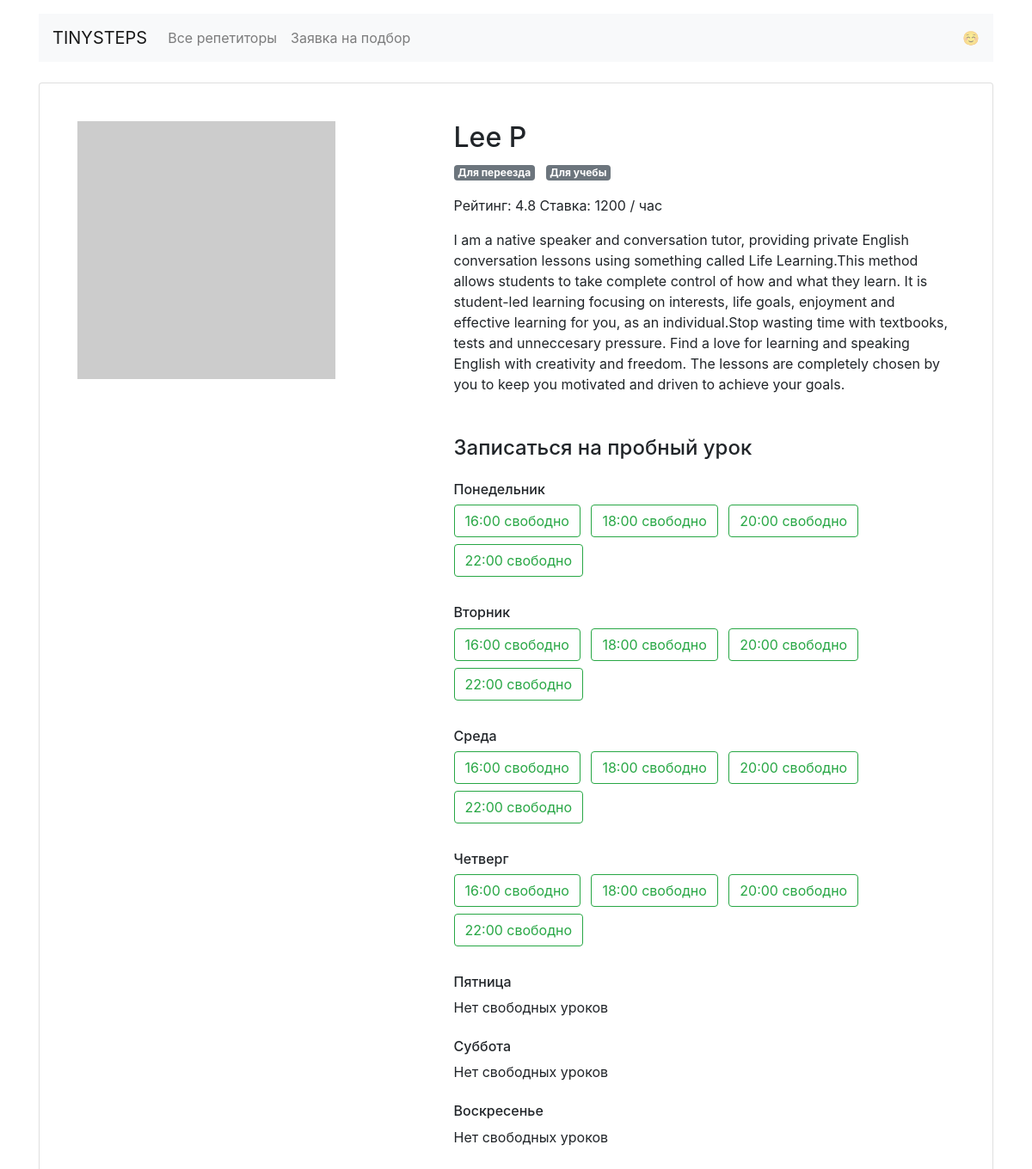
/profiles/2/, run on the app's committed database.
### app.py (models this page shows)
class Teacher(db.Model):
    __tablename__ = 'teachers'
    id = db.Column(db.Integer, primary_key=True)
    name = db.Column(db.String(50), nullable=False)
    about = db.Column(db.Text(500))
    rating = db.Column(db.Float)
    picture = db.Column(db.String(100), nullable=False)
    price = db.Column(db.Integer, nullable=False)
    goals = db.relationship(
        'Goal', secondary=teachers_goals_association, back_populates='teachers'
    )
    free = db.Column(db.Text)
    bookings = db.relationship('Booking', back_populates='teacher')

class Goal(db.Model):
    __tablename__ = 'goals'
    id = db.Column(db.Integer, primary_key=True)
    alias = db.Column(db.String(25), nullable=False, unique=True)
    name = db.Column(db.String(25), nullable=False)
    emoji = db.Column(db.String(5), nullable=False)
    teachers = db.relationship(
        'Teacher', secondary=teachers_goals_association, back_populates='goals'
    )
    requests = db.relationship('Request', back_populates='goal')

class Weekday(db.Model):
    __tablename__ = 'weekdays'
    id = db.Column(db.Integer, primary_key=True)
    alias = db.Column(db.String(3), nullable=False, unique=True)
    name = db.Column(db.String(15), nullable=False)
    bookings = db.relationship('Booking', back_populates='weekday')

### app.py (the view)
@app.route("/profiles/<int:id>/")
def render_profile(id):
    teacher = db.session.query(Teacher).get_or_404(id)
    output = render_template('profile.html', teacher=teacher, teacher_free=json.loads(teacher.free), days=days)
    return output

### templates/profile.html
{% extends 'base.html' %}
{% block content %}
  <main class="container mt-3">
    <div class="card my-4 mx-auto">
      <div class="card-body m-2 m-md-4">
        <article class="row">
          <div class="col-5"><img src="{{ teacher.picture }}" class="img-fluid" alt=""></div>
          <div class="col-7">
            <section class="teacher=info">
              <h1 class="h2">{{ teacher.name }}</h1>
              <p>
                {% for goal in teacher.goals %}
                <span class="badge badge-secondary mr-2">{{ goal.name }}</span>
                {% endfor %}
              </p>
              <p>
                Рейтинг: {{ teacher.rating }} Ставка: {{ teacher.price }} / час</p>
              <p>{{ teacher.about }}</p>
            </section>
            <section class="available">
              <h4 class="mb-4 mt-5">Записаться на пробный урок</h4>
              {% for day in teacher_free %}
                <h6 class="mt-4">{{ days[day] }}</h6>
                {% set ns = namespace(nolessons=1) %}
                {% for time in teacher_free[day] %}
                  {% if teacher_free[day][time] %}
                    <a href="{{ url_for('render_booking_form', id=teacher.id, day=day, time=time) }}" class="btn btn-outline-success mr-2 mb-2">{{ time }} свободно</a>
                    {% set ns.nolessons = 0 %}
                  {% endif %}
                {% endfor %}
                {% if ns.nolessons == 1 %}<p>Нет свободных уроков</p>{% endif %}
              {% endfor %}
            </section>
          </div>
        </article>
      </div>
    </div>
  </main>
{% endblock %}

### data on the page
Teacher: name "Lee P", rating "4.8", price "1200", about "I am a native speaker and conversation tutor, providing private English conversation lessons using something called Life Learning.This method allows students to take complete control of how and what they learn. It is student-led learning focusing on interests, life goals, enjoyment and effective learning for you, as an individual.Stop wasting time with textbooks, tests and unneccesary pressure. Find a love for learning and speaking English with creativity and freedom. The lessons are completely chosen by you to keep you motivated and driven to achieve your goals."
Goal: name "Для переезда"
Goal: name "Для учебы"
Weekday: name "Понедельник"
Weekday: name "Вторник"
Weekday: name "Среда"
Weekday: name "Четверг"
Weekday: name "Пятница"
Weekday: name "Суббота"
Weekday: name "Воскресенье"

### other printed values
{{ time }} "16:00" "18:00" "20:00" "22:00" "16:00" "18:00" "20:00" "22:00" "16:00" "18:00" "20:00" "22:00" "16:00" "18:00" "20:00" "22:00"
